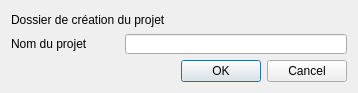
<?xml version="1.0" encoding="UTF-8"?>
<ui version="4.0">
 <class>createProjetDialog</class>
 <widget class="QDialog" name="createProjetDialog">
  <property name="geometry">
   <rect>
    <x>0</x>
    <y>0</y>
    <width>358</width>
    <height>93</height>
   </rect>
  </property>
  <property name="sizePolicy">
   <sizepolicy hsizetype="Preferred" vsizetype="Fixed">
    <horstretch>0</horstretch>
    <verstretch>0</verstretch>
   </sizepolicy>
  </property>
  <property name="maximumSize">
   <size>
    <width>16777215</width>
    <height>93</height>
   </size>
  </property>
  <property name="windowTitle">
   <string>Create new project</string>
  </property>
  <property name="accessibleName">
   <string>Create new project</string>
  </property>
  <layout class="QGridLayout" name="gridLayout">
   <item row="0" column="0" colspan="2">
    <widget class="QLabel" name="label">
     <property name="maximumSize">
      <size>
       <width>16777215</width>
       <height>20</height>
      </size>
     </property>
     <property name="text">
      <string>Dossier de création du projet</string>
     </property>
    </widget>
   </item>
   <item row="0" column="2">
    <widget class="QgsFileWidget" name="workspaceDir">
     <property name="sizePolicy">
      <sizepolicy hsizetype="Preferred" vsizetype="Fixed">
       <horstretch>0</horstretch>
       <verstretch>0</verstretch>
      </sizepolicy>
     </property>
     <property name="maximumSize">
      <size>
       <width>16777215</width>
       <height>25</height>
      </size>
     </property>
    </widget>
   </item>
   <item row="1" column="0">
    <widget class="QLabel" name="label_2">
     <property name="text">
      <string>Nom du projet</string>
     </property>
    </widget>
   </item>
   <item row="1" column="1" colspan="2">
    <widget class="QLineEdit" name="projectName">
     <property name="maximumSize">
      <size>
       <width>16777215</width>
       <height>20</height>
      </size>
     </property>
    </widget>
   </item>
   <item row="2" column="0" colspan="3">
    <widget class="QDialogButtonBox" name="buttonBox">
     <property name="accessibleName">
      <string/>
     </property>
     <property name="orientation">
      <enum>Qt::Horizontal</enum>
     </property>
     <property name="standardButtons">
      <set>QDialogButtonBox::Cancel|QDialogButtonBox::Ok</set>
     </property>
    </widget>
   </item>
  </layout>
 </widget>
 <customwidgets>
  <customwidget>
   <class>QgsFileWidget</class>
   <extends>QWidget</extends>
   <header>qgsfilewidget.h</header>
  </customwidget>
 </customwidgets>
 <resources/>
 <connections>
  <connection>
   <sender>buttonBox</sender>
   <signal>accepted()</signal>
   <receiver>createProjetDialog</receiver>
   <slot>accept()</slot>
   <hints>
    <hint type="sourcelabel">
     <x>248</x>
     <y>254</y>
    </hint>
    <hint type="destinationlabel">
     <x>157</x>
     <y>274</y>
    </hint>
   </hints>
  </connection>
  <connection>
   <sender>buttonBox</sender>
   <signal>rejected()</signal>
   <receiver>createProjetDialog</receiver>
   <slot>reject()</slot>
   <hints>
    <hint type="sourcelabel">
     <x>316</x>
     <y>260</y>
    </hint>
    <hint type="destinationlabel">
     <x>286</x>
     <y>274</y>
    </hint>
   </hints>
  </connection>
 </connections>
</ui>
